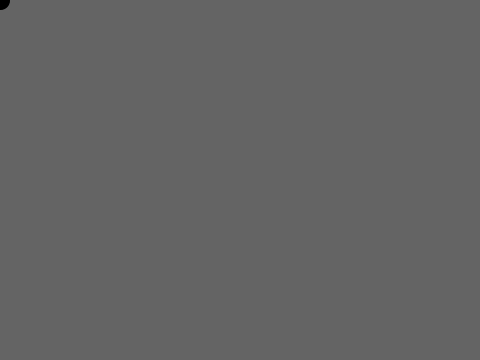
Frame 1 (no input)
Frame 60 (the mouse pressed at the canvas centre just before this capture): identical to frame 1, image omitted
Frame 120 (the mouse held since frame 60 and released just before this capture): identical to frame 1, image omitted

The Processing sketch that drew this single still picture (run headless with seeded random() and noise(); from frame 60 on, the mouse is pressed at the canvas centre):

// Processing sketch: cilia
// ── cilia.pde
int numSegments = 40;
float firstSegmentLength;;
float endpointX[] = new float[numSegments+1];
float endpointY[] = new float[numSegments+1];

void setup() {
  size(480,360);
//  frameRate(10);
  float firstSegmentLength = dist(0,0,width, height) / numSegments * 0.5;
  endpointX[0] = 0;
  endpointY[0] = 0;
  for(int i = 1; i <= numSegments; ++i) {
    endpointX[i] =  endpointX[i-1] + segmentLength(i);
    endpointY[0] = 0;
  }
}

void draw() {
  background(100);
  //Drawing a cilia consisting of segments. These segments
  //could be fixed length, or decreasing. They could be drawn
  //with lines, or just draw the endpoints. Segments
  //are index with 0 being the base, and numSegments -1 being 
  //the tip.
  
  //Use easing with each segment. The amount of easing
  //could be based on index, or distance of the segment 
  //from the mouse pointer.
  
  //Start with drawing circles at the endpoints, easing based
  //on index. 
  //  ellipse(endpointX[0], endpointY[0], 10, 10);
  float strokeWeight = 20;
  for(int i = 1; i <= numSegments; ++i) {
    float easeWeightOnMouse = 0.03 * i * i / numSegments /numSegments ;
    float newX = easeWeightOnMouse * mouseX + endpointX[i] * (1-easeWeightOnMouse);
    float newY = easeWeightOnMouse * mouseY +  endpointY[i]* (1-easeWeightOnMouse);
    float distToNewPoint = dist(endpointX[i-1], endpointY[i-1], newX, newY);
    float segmentLength = segmentLength(i);
    float deltaScalar =  1;
    if(segmentLength < distToNewPoint)
      deltaScalar =  segmentLength / distToNewPoint;
    endpointX[i] = endpointX[i-1] + (newX - endpointX[i-1]) * deltaScalar;
    endpointY[i] = endpointY[i-1] + (newY - endpointY[i-1]) * deltaScalar;
    strokeWeight *= 0.95;
    strokeWeight(strokeWeight);
    line(endpointX[i-1], endpointY[i-1], endpointX[i], endpointY[i]);
  }
}

float segmentLength(int index) {
  return firstSegmentLength;
}
